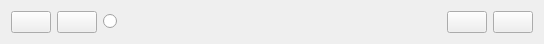
<?xml version="1.0" encoding="UTF-8"?>
<ui version="4.0">
 <class>Form</class>
 <widget class="QWidget" name="Form">
  <property name="geometry">
   <rect>
    <x>0</x>
    <y>0</y>
    <width>544</width>
    <height>44</height>
   </rect>
  </property>
  <property name="sizePolicy">
   <sizepolicy hsizetype="Expanding" vsizetype="Fixed">
    <horstretch>0</horstretch>
    <verstretch>0</verstretch>
   </sizepolicy>
  </property>
  <property name="windowTitle">
   <string>Form</string>
  </property>
  <layout class="QHBoxLayout" name="horizontalLayout">
   <item>
    <widget class="QPushButton" name="downButton">
     <property name="toolTip">
      <string>&lt;html&gt;&lt;head/&gt;&lt;body&gt;&lt;p&gt;Move task down&lt;/p&gt;&lt;/body&gt;&lt;/html&gt;</string>
     </property>
     <property name="text">
      <string/>
     </property>
     <property name="icon">
      <iconset resource="chorespp.qrc">
       <normaloff>:/icons/go-down.png</normaloff>:/icons/go-down.png</iconset>
     </property>
    </widget>
   </item>
   <item>
    <widget class="QPushButton" name="upButton">
     <property name="toolTip">
      <string>&lt;html&gt;&lt;head/&gt;&lt;body&gt;&lt;p&gt;Move task up&lt;/p&gt;&lt;/body&gt;&lt;/html&gt;</string>
     </property>
     <property name="text">
      <string/>
     </property>
     <property name="icon">
      <iconset resource="chorespp.qrc">
       <normaloff>:/icons/go-up.png</normaloff>:/icons/go-up.png</iconset>
     </property>
    </widget>
   </item>
   <item>
    <widget class="QRadioButton" name="radioButton">
     <property name="toolTip">
      <string>&lt;html&gt;&lt;head/&gt;&lt;body&gt;&lt;p&gt;Move task to completed&lt;/p&gt;&lt;/body&gt;&lt;/html&gt;</string>
     </property>
     <property name="text">
      <string/>
     </property>
    </widget>
   </item>
   <item>
    <widget class="QLabel" name="label">
     <property name="sizePolicy">
      <sizepolicy hsizetype="Expanding" vsizetype="Expanding">
       <horstretch>0</horstretch>
       <verstretch>0</verstretch>
      </sizepolicy>
     </property>
     <property name="contextMenuPolicy">
      <enum>Qt::DefaultContextMenu</enum>
     </property>
     <property name="inputMethodHints">
      <set>Qt::ImhNone</set>
     </property>
     <property name="text">
      <string/>
     </property>
     <property name="wordWrap">
      <bool>false</bool>
     </property>
     <property name="margin">
      <number>4</number>
     </property>
    </widget>
   </item>
   <item>
    <widget class="QPushButton" name="editButton">
     <property name="sizePolicy">
      <sizepolicy hsizetype="Fixed" vsizetype="Fixed">
       <horstretch>0</horstretch>
       <verstretch>0</verstretch>
      </sizepolicy>
     </property>
     <property name="toolTip">
      <string>&lt;html&gt;&lt;head/&gt;&lt;body&gt;&lt;p&gt;Edit task&lt;/p&gt;&lt;/body&gt;&lt;/html&gt;</string>
     </property>
     <property name="text">
      <string/>
     </property>
     <property name="icon">
      <iconset resource="chorespp.qrc">
       <normaloff>:/icons/edit.png</normaloff>:/icons/edit.png</iconset>
     </property>
    </widget>
   </item>
   <item>
    <widget class="QPushButton" name="deleteButton">
     <property name="sizePolicy">
      <sizepolicy hsizetype="Fixed" vsizetype="Fixed">
       <horstretch>0</horstretch>
       <verstretch>0</verstretch>
      </sizepolicy>
     </property>
     <property name="toolTip">
      <string>&lt;html&gt;&lt;head/&gt;&lt;body&gt;&lt;p&gt;Delete task&lt;/p&gt;&lt;/body&gt;&lt;/html&gt;</string>
     </property>
     <property name="text">
      <string/>
     </property>
     <property name="icon">
      <iconset resource="chorespp.qrc">
       <normaloff>:/icons/edit-delete.png</normaloff>:/icons/edit-delete.png</iconset>
     </property>
    </widget>
   </item>
  </layout>
 </widget>
 <resources>
  <include location="chorespp.qrc"/>
 </resources>
 <connections/>
</ui>
